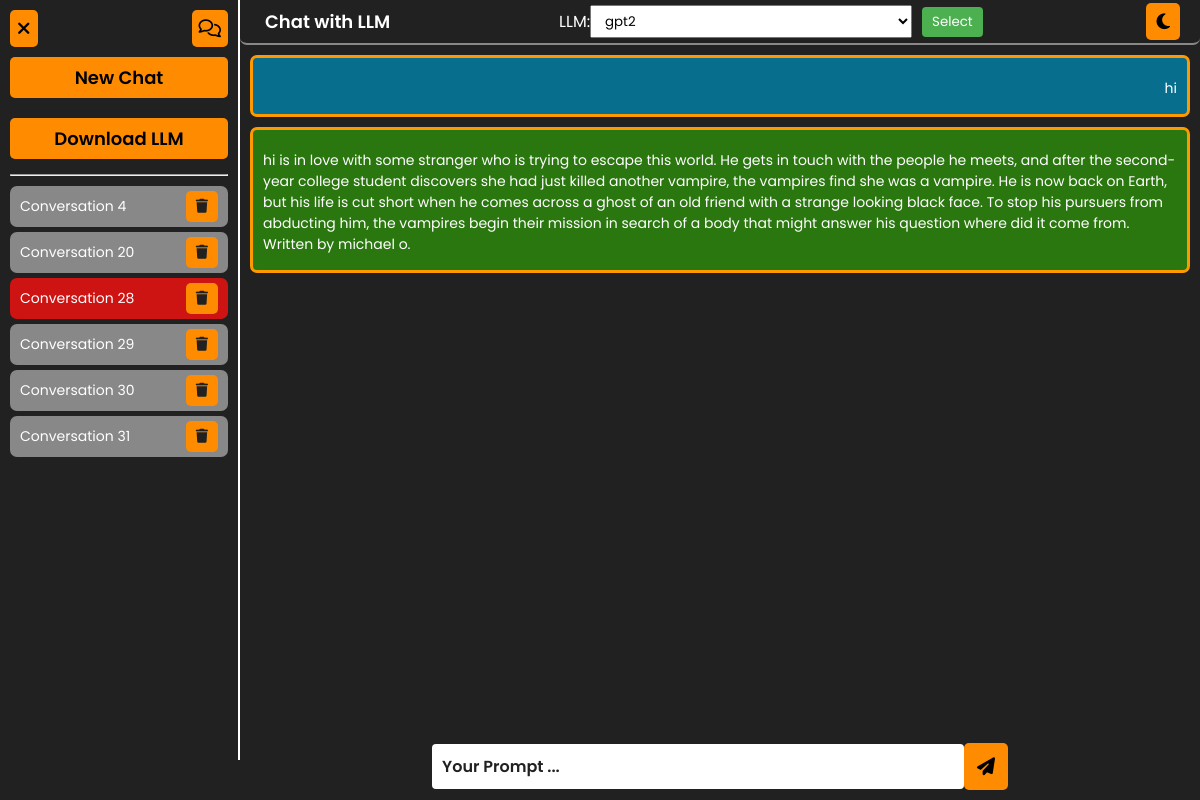
/chat/28/, run on the app's committed database.
### chat/models.py (models this page shows, shortened)
class Conversation(models.Model):
    title = models.CharField(max_length=255)
    created_at = models.DateTimeField(auto_now_add=True)

class Message(models.Model):
    conversation = models.ForeignKey(Conversation, on_delete=models.CASCADE, related_name='messages')
    sender = models.CharField(max_length=50)  # 'user' or 'bot'
    content = models.TextField()
    timestamp = models.DateTimeField(auto_now_add=True)

### chat/views.py (the view, shortened to what this page needs)
# urls.py: path('', chat_view, name='home'),
def chat_view(request, conversation_id=None):
    conversation = messages = None
    global selected_llm
    error = None
    if conversation_id:
        conversation = get_object_or_404(Conversation, id=conversation_id)
        messages = conversation.messages.all()
    llm_options = DownloadedModel.objects.filter(is_downloaded=True)
    conversations = Conversation.objects.all()
    context = {
        'conversation': conversation,
        'messages': messages,
        'conversations': conversations,
        'llm_options': llm_options,
        'selected_llm': selected_llm,
        'error': error,
        'length_msgs': len(messages) if messages else 0,
    }
    return render(request, 'chat/chat.html', context)

### templates/chat/chat.html (shortened to what this page needs)
{% extends 'base.html' %}
{% load static %}
{% block links %}
<link rel="stylesheet" href="{% static 'css/form.css' %}">
{% endblock links %}
{% block content %}
<main class="flex-ctr-clm">
    <div class="container flex-ctr-str">
        <div class="sidebar flex-clm-str">
            <div class="side_bar_options flex-sp-bet">
                <button title="Close The SideBar" class="btn" onclick="toggleSidebar()">
                    <i class="fa-solid fa-xmark"></i>
                </button>
                <button title="New Chat" class="btn">
                    <a href="{% url 'chat_new' %}">
                        <i class="fa-regular fa-comments"></i>
                    </a>
                </button>
            </div>
            <button title="New Chat" class="btn" style="width: 100%; margin: 10px 0;">
                <a href="{% url 'chat_new' %}"> New Chat</a>
            </button>
            <button title="New Chat" class="btn" style="width: 100%; margin: 10px 0;">
                <a href="{% url 'download_llm_page' %}" class="btn">Download LLM</a>
            </button>
            <hr width="100%" style="margin: 5px 0 10px;">
            <ul class=" conversations flex-str-clm">
                {% for conv in conversations %}
                    <a href="{% url 'chat_view' conv.id %}">
                        {% if conversation != None %}
                            {% if conv.id == conversation.id %}
                            <li class="flex-sp-bet selected-chat">
                            {% else %}
                            <li class="flex-sp-bet">
                            {% endif %}
                        {% else %}
                            <li class="flex-sp-bet">
                        {% endif %}
                                {{ conv.title }} {{conv.id}}
                                <a href="{% url 'delete_chat' conv.id %}" class="btn">
                                    <i class="fa-solid fa-trash"></i>
                                </a>
                            </li>
                    </a>
                {% endfor %}
            </ul>
        </div>
        <div class="chat-window flex-clm-str">
            <div class="header flex-sp-bet">
                <a href="{% url 'chat_view_no_id' %}">
                    <h2 class="logo">Chat with LLM</h2>
                </a>
                <form action="" method="post" id="selectLLMForm" style="background-color: #0000; width: auto;">
                    <label for="llm_select">LLM: </label>
                    <select name="llm_path" id="llm_select">
                        {% for llm in llm_options %}
                            <option value="{{ llm.llm_name }}" {% if llm.llm_name == selected_llm %}selected{% endif %}>
                                {{ llm.llm_name }}
                            </option>
                        {% endfor %}
                    </select>
                    <button type="submit">Select</button>
                </form>
                <button id="mode" class="btn"><i class="fa-solid fa-moon"></i></button>
            </div>
            <div class="chatbox flex-ctr-clm" id="chatbox">
                {% for message in messages %}
                    <div class="message {{ message.sender }}">
                        <p>{{ message.content|safe }}</p>
                    </div>
                {% endfor %}
            </div>
            <form method="POST" class="prompt-area">
                <input type="text" name="prompt" placeholder="Your Prompt ..." required id="prompt">
                <button type="submit" class="btn" id="send-btn"><i class="fa-solid fa-paper-plane"></i></button>
            </form>
        </div>
    </div>
</main>
{% endblock content %}

### static/css/form.css (style rules this page uses)
main { padding-bottom: 40px; background-color: rgb(173, 245, 250); }

### static/css/style.css (style rules this page uses)
:root { --color1 : #212121; --color2 : #fff; --color3 : #ff9900; --color4 : #888; }
* { font-family: 'Poppins', sans-serif; }
body { overflow-x: hidden; position: relative; min-height: 100vh; }
main { height: 100vh; background-color: var(--color1); }
.container { max-width: 1400px; height: 100%; margin: 0 auto; }
p, h1, h2 { padding: 7px 5px; }
.container { width: 100%; height: 100%; }
form { width: 500px; padding: 20px; border-radius: 5px; -webkit-border-radius: 5px; -moz-border-radius: 5px; -ms-border-radius: 5px; -o-border-radius: 5px; background-color: #232323; color: #fff; }
input { padding: 7px 10px; font-size: 16px; font-weight: 500; width: 100%; margin: 10px 10px 15px; }
p { padding: 15px 0 10px; }
.sidebar { width: 20%; background-color: var(--color1); padding: 10px; height: 100%; overflow-y: scroll; border-right: 2px solid #fff; transition: all .4s ease; }
.sidebar .side_bar_options { width: 100%; }
.sidebar .side_bar_options button { cursor: pointer; padding: 5px 7px; }
.sidebar ul { list-style-type: none; padding: 0; width: 100%; }
.sidebar ul li { margin-bottom: 5px; padding: 5px 10px; transition: all .4s ease; border-radius: 7px; background-color: var(--color4); width: 100%; }
.sidebar ul a { color: var(--color2); font-size: 14px; }
.sidebar ul a i { color: var(--color1) !important; }
.sidebar ul li .btn { padding: 5px 10px !important; }
.selected-chat { background-color: #ce1313 !important; }
.chat-window { width: 80%; height: 100vh; justify-content: space-between !important; }
.chat-window .header { height: 45px; width: 100%; background-color: var(--color1); color: var(--color2); border-bottom: 2px #888888 solid; border-radius: 7px; padding: 20px; flex-shrink: 0; }
.chat-window .header button { padding: 5px 10px; }
.chat-window .header select { padding: 5px 10px; }
.chat-window .header select option { padding: 5px 10px; }
.chatbox { padding: 10px; flex-grow: 1; margin-bottom: 10px; width: 100%; overflow-y: scroll; justify-content: flex-start !important; }
.message { margin-bottom: 10px; color: var(--color2); border-radius: 7px; border: 3px solid var(--color3); padding: 5px 10px; width: 100%; }
.message.user { text-align: right; background-color: #047a9ede; }
.message.bot { text-align: left; background-color: #2b770f; }
.message p { font-size: 14px; }
form { display: flex; align-items: center; }
form input { flex-grow: 1; padding: 10px; font-size: 16px; border: 1px solid #ccc; border-radius: 4px; }
form button { padding: 10px; background-color: #4CAF50; color: white; border: none; border-radius: 4px; margin-left: 10px; cursor: pointer; }
.prompt-area { position: sticky; bottom: 0; padding: 0; margin-bottom: 10px; background-color: var(--color1); width: 60%; flex-shrink: 0; }
#prompt { font-size: 16px; font-weight: 600; background-color: var(--color2); margin: 0; margin-right: 0; width: 60%; border: 0; outline: 0; color: var(--color1); }
#prompt::placeholder { color: var(--color1); }
#send-btn { margin-left: 0; padding: 10px 13px }

### static/css/myCss-fm.css (style rules this page uses)
* { margin: 0; padding: 0; box-sizing: border-box; }
html, body { height: 100%; scroll-behavior: smooth; }
.flex-ctr-str { display: flex; align-items: flex-start; justify-content: center; }
.flex-sp-bet { display: flex; align-items: center; justify-content: space-between; }
.flex-ctr-clm { display: flex; flex-direction: column; align-items: center; justify-content: center; }
.flex-str-clm { display: flex; flex-direction: column; align-items: flex-start; justify-content: center; }
.flex-clm-str { display: flex; flex-direction: column; align-items: center; justify-content: flex-start; }
.btn { padding: 7px 10px; font-size: 18px; cursor: pointer; border-radius: 5px; border: none; transition: all .4s ease; }
a { text-decoration: none; }
.btn { background-color: darkorange; color: black; font-weight: 600; }
.btn a { color: black !important; font-weight: 600; }

### static/css/header.css (style rules this page uses)
.logo { font-size: 18px; font-weight: 600; color: var(--color2); }

### data on the page
Conversation: title "Conversation", id "4"
Conversation: title "Conversation", id "20"
Conversation: title "Conversation", id "28"
Conversation: title "Conversation", id "29"
Conversation: title "Conversation", id "30"
Conversation: title "Conversation", id "31"
Message: content "hi"
Message: content "hi is in love with some stranger who is trying to escape this world. He gets in touch with the people he meets, and after the second-year college student discovers she had just killed another vampire, the vampires find she was a vampire. He is now back on Earth, but his life is cut short when he comes across a ghost of an old friend with a strange looking black face. To stop his pursuers from abducting him, the vampires begin their mission in search of a body that might answer his question where did it come from. Written by michael o."

### other printed values
form field llm_path "gpt2"
